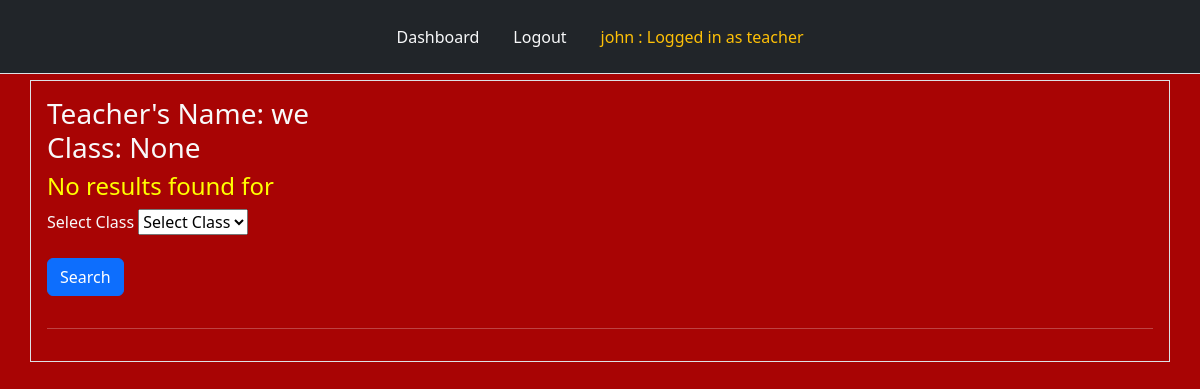
Before: /results_teacher (signed in) with the older database file.
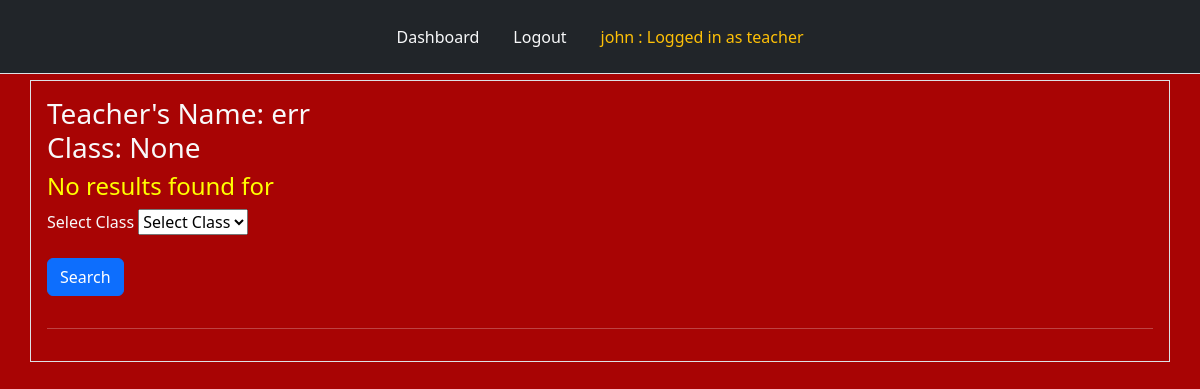
After: the same page with the newer database file.
### tables this page shows
CREATE TABLE users (
  id INTEGER PRIMARY KEY,
  name TEXT NOT NULL,
  fullname TEXT NOT NULL,
  password TEXT NOT NULL,
  role TEXT NOT NULL
);

### app.py (the view)
@app.route("/results_teacher", methods = ["POST", "GET"])
def results_teacher():
    user = get_current_user()
    db = connect_to_DB()
    klass = request.form.get('klass')
    teacher_name = user[1]
    teacher_fullname = user[2]
    user_cursor = db.execute("SELECT * FROM completed WHERE teacher_name = ? AND klass = ?", [teacher_name, klass])
    results_teacher = user_cursor.fetchall()
    if not results_teacher:
        if klass != "None":
            message = "No results found for "
        else:
            message = ""
    else:
        message = ""
    return render_template("results_teacher.html", user=user, results_teacher=results_teacher, message=message, klass=klass, teacher_fullname = teacher_fullname)

### app.py (called while the page is built)
@app.teardown_appcontext
def close_database(error):
    if hasattr(g, "app_database_db"):
        g.app_database_db.close()

def get_current_user():
    user_result = None
    if 'user' in session:
        user = session['user']
        db = getDatabase()
        student_cursor = db.execute("SELECT * FROM students WHERE name = ?", [user])
        student_result = student_cursor.fetchone()
        if student_result:
            user_result = student_result
        else:
            user_cursor = db.execute("SELECT * FROM users WHERE name = ?", [user])
            user_result = user_cursor.fetchone()
    return user_result

### database.py (called while the page is built)
def connect_to_DB():
    current_dir = os.path.dirname(os.path.abspath(__file__))
    db_file = os.path.join(current_dir, "app_database.db")
    sql = sqlite3.connect(db_file)
    sql.row_factory = sqlite3.Row
    return sql

def getDatabase():
    if not hasattr(g, "app_database_db"):
        g.app_database_db = connect_to_DB()
    return g.app_database_db

### templates/results_teacher.html (shortened to what this page needs)
{% from "nav.html" import links %}
<!doctype html>
<html lang="en">
  <head>
    <link href="https://cdn.jsdelivr.net/npm/bootstrap@5.2.3/dist/css/bootstrap.min.css" rel="stylesheet">
    <link rel="stylesheet" type="text/css" href="{{ url_for('static', filename = 'style.css') }}"
  </head>
  <body>
        <div class="header mb-2">
            {{ links(user) }}
        </div>
        <div class="question container border text-light p-3">
          <h3>
            Teacher's Name: {{ teacher_fullname }} <br> Class: {{ klass }}
          </h3>
          {% if message %}
            <h4 style="color: yellow">{{ message }}</h4>
          {% endif %}
          <form action="/results_teacher" method="POST">
            <div class="mb-3">
                <label for="role" class="form-label">Select Class</label>
                <select name="klass" id="klass" class="custom-select">
                  <option name="klass" value="">Select Class</option>
                </select>
             </div>
              <button type="submit" class="btn btn-primary mb-3">
                Search
              </button>
            </form>
          <hr style="color: white"/>
        </div>
  </body>
</html>

### templates/nav.html (shortened to what this page needs)
{% macro links(user) %}
<ul class="nav nav-tabs p-3 bg-dark justify-content-center position-fixed" style="top: 0; width: 100%; z-index: 9999;">
    {% if user %}
    <li class="nav-item">
        <a class="nav-link text-light" href="{{ url_for('dashboard') }}">Dashboard</a>
    </li>
    <li class="nav-item">
        <a class="nav-link text-light" href="{{ url_for('logout') }}">Logout</a>
    </li>
    {% endif %}
    {% if user %}
        <li class="nav-item">
            <a class="nav-link text-warning" href="{{ url_for('dashboard') }}">
                {{ user['name'] }} : Logged in as
                {% if user['klass'] in ["KG1", "KG2", "NUR1", "NUR2", "PRY1", "PRY2", "PRY3", "PRY4", "PRY5", "PRY6"] %}
                    student
                {% else %}
                    {{ user['role'] }}
                {% endif %}
            </a>
        </li>
    {% endif %}
</ul>
{% endmacro %}

Changed rows visible on the page:
changed users "john": fullname "we" → "err"
